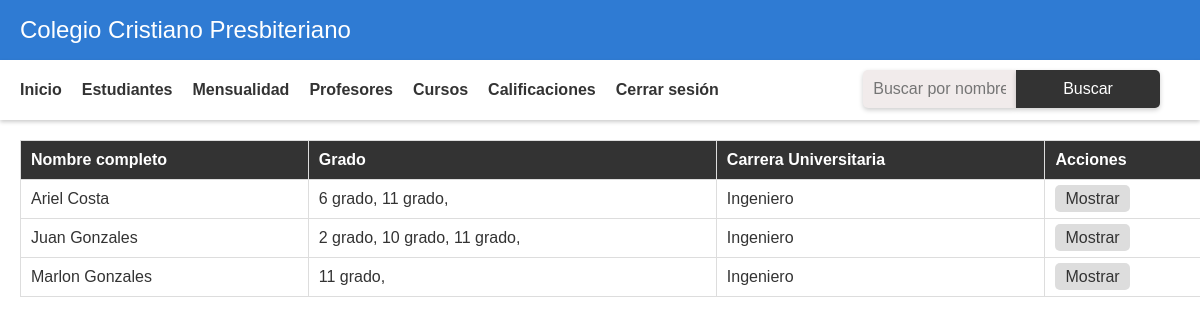
/code/view/secretaria/view_profesor.php (signed in), run on an earlier commit of the app's database.
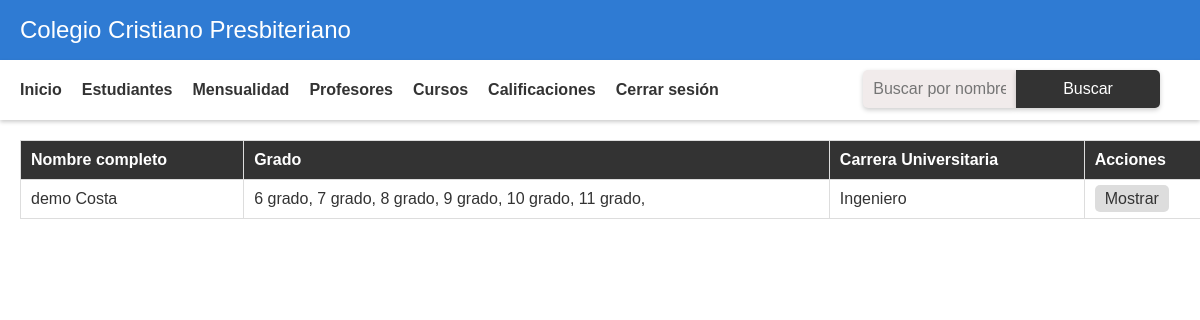
And on a later commit of the database.
### tables this page shows
CREATE TABLE `profesores` (
  `id_profesor` int(11) NOT NULL,
  `login_id` int(11) NOT NULL,
  `nombre` varchar(50) NOT NULL,
  `apellido` varchar(50) NOT NULL,
  `correo_electronico` varchar(50) NOT NULL,
  `telefono` varchar(20) NOT NULL,
  `direccion` varchar(100) NOT NULL,
  `certificaciones` varchar(100) DEFAULT NULL,
  `carrera_universitaria` varchar(100) DEFAULT NULL
);

CREATE TABLE `grados` (
  `id_grado` int(11) NOT NULL,
  `nombre_grado` varchar(50) NOT NULL
);

### code/view/secretaria/view_profesor.php (the view, shortened to what this page needs)
<?php
include("header.php");
?>
<?php
include "../../conexion.php";
$consulta = "SELECT p.id_profesor, p.nombre, p.apellido, p.carrera_universitaria, GROUP_CONCAT(pg.id_grado SEPARATOR ', ') AS id_grados
             FROM profesores p
             LEFT JOIN profesores_grados pg ON p.id_profesor = pg.id_profesor
             GROUP BY p.id_profesor";
$resultado = mysqli_query($conexion, $consulta);
?>
<div class="search-form">
  <form action="" method="GET">
    <input type="text" name="buscar" placeholder="Buscar por nombre">
    <button type="submit">Buscar</button>
  </form>
</div>
<table>
  <tr>
    <th>Nombre completo</th>
    <th>Grado</th>
    <th>Carrera Universitaria</th>
    <th>Acciones</th>
  </tr>
  <?php while ($fila = mysqli_fetch_assoc($resultado)) { ?>
    <tr>
      <td><?php echo $fila['nombre'] . " " . $fila['apellido']; ?></td>
      <td>
        <?php
          $consulta_grados = "SELECT nombre_grado FROM grados WHERE id_grado IN (" . $fila['id_grados'] . ")";
          $resultado_grados = mysqli_query($conexion, $consulta_grados);
          while ($fila_grado = mysqli_fetch_assoc($resultado_grados)) {
            echo $fila_grado['nombre_grado'] . ", ";
          }
        ?>
      </td>
      <td><?php echo $fila['carrera_universitaria']; ?></td>
      <td>
        <a href="mostrar_profesor.php?id=<?php echo $fila['id_profesor']; ?>">Mostrar</a>
      </td>
    </tr>
  <?php } ?>
</table>

What changed in the data, as far as the page shows it:
removed profesores: nombre "Ariel", apellido "Costa", carrera_universitaria "Ingeniero", grados (nombre_grado "6 grado"), grados (nombre_grado "11 grado")
removed profesores: nombre "Juan", apellido "Gonzales", carrera_universitaria "Ingeniero", grados (nombre_grado "10 grado"), grados (nombre_grado "11 grado")
no longer on this page (row unchanged): grados: nombre_grado "2 grado", shown under "Juan"
removed profesores: nombre "Marlon", apellido "Gonzales", carrera_universitaria "Ingeniero", grados (nombre_grado "11 grado")
added profesores: nombre "demo", apellido "Costa", carrera_universitaria "Ingeniero", grados (nombre_grado "6 grado"), grados (nombre_grado "10 grado"), grados (nombre_grado "11 grado")
now on this page (row unchanged): grados: nombre_grado "7 grado", shown under "demo"
now on this page (row unchanged): grados: nombre_grado "8 grado", shown under "demo"
now on this page (row unchanged): grados: nombre_grado "9 grado", shown under "demo"
